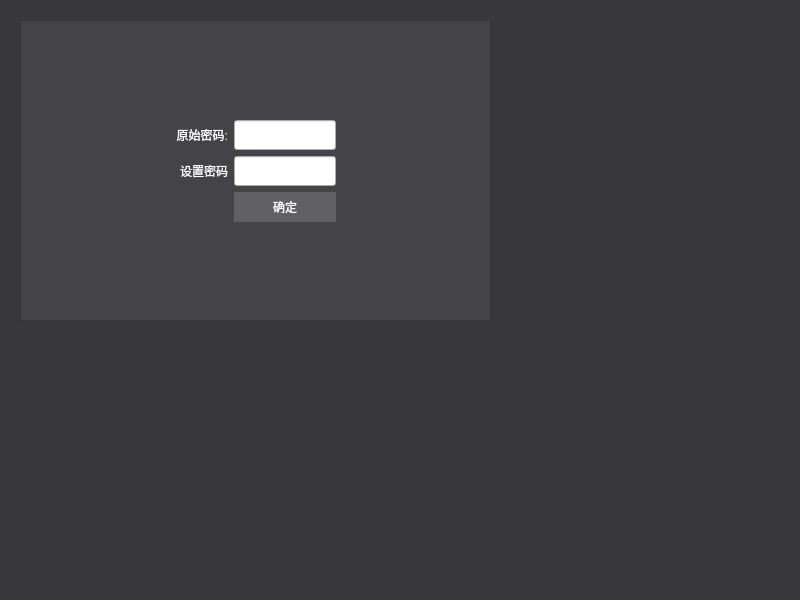
<?xml version="1.0" encoding="UTF-8"?>
<ui version="4.0">
 <class>PasswordForm</class>
 <widget class="QWidget" name="PasswordForm">
  <property name="geometry">
   <rect>
    <x>0</x>
    <y>0</y>
    <width>800</width>
    <height>600</height>
   </rect>
  </property>
  <property name="windowTitle">
   <string>Form</string>
  </property>
  <property name="styleSheet">
   <string notr="true">QWidget#PasswordForm{
	background-color: rgb(57, 57, 61);
}</string>
  </property>
  <widget class="QFrame" name="frameSerial">
   <property name="geometry">
    <rect>
     <x>20</x>
     <y>20</y>
     <width>471</width>
     <height>301</height>
    </rect>
   </property>
   <property name="styleSheet">
    <string notr="true">QFrame#frameSerial{
	
	background-color: rgb(68, 68, 72);
}
QPushButton{
	border:none;
	color: rgb(255, 255, 255);
	font: 9pt &quot;微软雅黑&quot;;
	background-color: rgb(97, 97, 100);
}
QLabel{
	
	color: rgb(255, 255, 255);
	font: 9pt &quot;微软雅黑&quot;;
}</string>
   </property>
   <property name="frameShape">
    <enum>QFrame::StyledPanel</enum>
   </property>
   <property name="frameShadow">
    <enum>QFrame::Raised</enum>
   </property>
   <layout class="QGridLayout" name="gridLayout">
    <item row="1" column="1">
     <widget class="QLabel" name="label">
      <property name="text">
       <string>原始密码:</string>
      </property>
      <property name="alignment">
       <set>Qt::AlignRight|Qt::AlignTrailing|Qt::AlignVCenter</set>
      </property>
     </widget>
    </item>
    <item row="1" column="3">
     <spacer name="horizontalSpacer_2">
      <property name="orientation">
       <enum>Qt::Horizontal</enum>
      </property>
      <property name="sizeHint" stdset="0">
       <size>
        <width>151</width>
        <height>20</height>
       </size>
      </property>
     </spacer>
    </item>
    <item row="0" column="1">
     <spacer name="verticalSpacer">
      <property name="orientation">
       <enum>Qt::Vertical</enum>
      </property>
      <property name="sizeHint" stdset="0">
       <size>
        <width>20</width>
        <height>79</height>
       </size>
      </property>
     </spacer>
    </item>
    <item row="2" column="3">
     <spacer name="horizontalSpacer_4">
      <property name="orientation">
       <enum>Qt::Horizontal</enum>
      </property>
      <property name="sizeHint" stdset="0">
       <size>
        <width>151</width>
        <height>20</height>
       </size>
      </property>
     </spacer>
    </item>
    <item row="2" column="0">
     <spacer name="horizontalSpacer_3">
      <property name="orientation">
       <enum>Qt::Horizontal</enum>
      </property>
      <property name="sizeHint" stdset="0">
       <size>
        <width>152</width>
        <height>20</height>
       </size>
      </property>
     </spacer>
    </item>
    <item row="4" column="1">
     <spacer name="verticalSpacer_2">
      <property name="orientation">
       <enum>Qt::Vertical</enum>
      </property>
      <property name="sizeHint" stdset="0">
       <size>
        <width>20</width>
        <height>78</height>
       </size>
      </property>
     </spacer>
    </item>
    <item row="1" column="0">
     <spacer name="horizontalSpacer">
      <property name="orientation">
       <enum>Qt::Horizontal</enum>
      </property>
      <property name="sizeHint" stdset="0">
       <size>
        <width>152</width>
        <height>20</height>
       </size>
      </property>
     </spacer>
    </item>
    <item row="1" column="2">
     <widget class="QLineEdit" name="lineEditSrc">
      <property name="minimumSize">
       <size>
        <width>0</width>
        <height>30</height>
       </size>
      </property>
      <property name="echoMode">
       <enum>QLineEdit::Password</enum>
      </property>
     </widget>
    </item>
    <item row="2" column="1">
     <widget class="QLabel" name="label_2">
      <property name="text">
       <string>设置密码</string>
      </property>
      <property name="alignment">
       <set>Qt::AlignRight|Qt::AlignTrailing|Qt::AlignVCenter</set>
      </property>
     </widget>
    </item>
    <item row="2" column="2">
     <widget class="QLineEdit" name="lineEditNew">
      <property name="minimumSize">
       <size>
        <width>0</width>
        <height>30</height>
       </size>
      </property>
      <property name="echoMode">
       <enum>QLineEdit::Password</enum>
      </property>
     </widget>
    </item>
    <item row="3" column="2">
     <widget class="QPushButton" name="btnChange">
      <property name="minimumSize">
       <size>
        <width>0</width>
        <height>30</height>
       </size>
      </property>
      <property name="text">
       <string>确定</string>
      </property>
     </widget>
    </item>
   </layout>
  </widget>
 </widget>
 <resources/>
 <connections/>
</ui>
